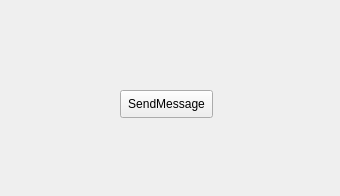
<?xml version="1.0" encoding="UTF-8"?>
<ui version="4.0">
 <class>Widget</class>
 <widget class="QWidget" name="Widget">
  <property name="geometry">
   <rect>
    <x>0</x>
    <y>0</y>
    <width>340</width>
    <height>196</height>
   </rect>
  </property>
  <property name="windowTitle">
   <string>Widget</string>
  </property>
  <widget class="QPushButton" name="pushButton">
   <property name="geometry">
    <rect>
     <x>120</x>
     <y>90</y>
     <width>93</width>
     <height>28</height>
    </rect>
   </property>
   <property name="text">
    <string>SendMessage</string>
   </property>
  </widget>
 </widget>
 <resources/>
 <connections/>
</ui>
